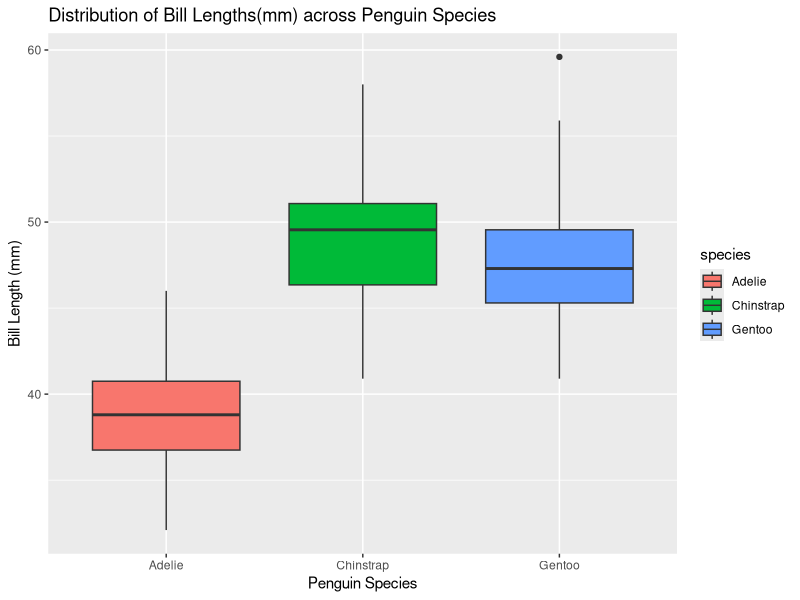

The R script that drew this image:
## ---- chunk 1
library(tidyverse)
library(palmerpenguins)
## ---- chunk 2
glimpse(penguins)
fivenum(penguins$bill_length_mm)
## ---- chunk 3
penguins |> 
  group_by(species) |>
  ggplot(mapping = aes(x = species, y = bill_length_mm, fill = species)) +
  geom_boxplot() +
  labs(
    title = "Distribution of Bill Lengths(mm) across Penguin Species",
    x = "Penguin Species",
    y = "Bill Length (mm)"
  )
